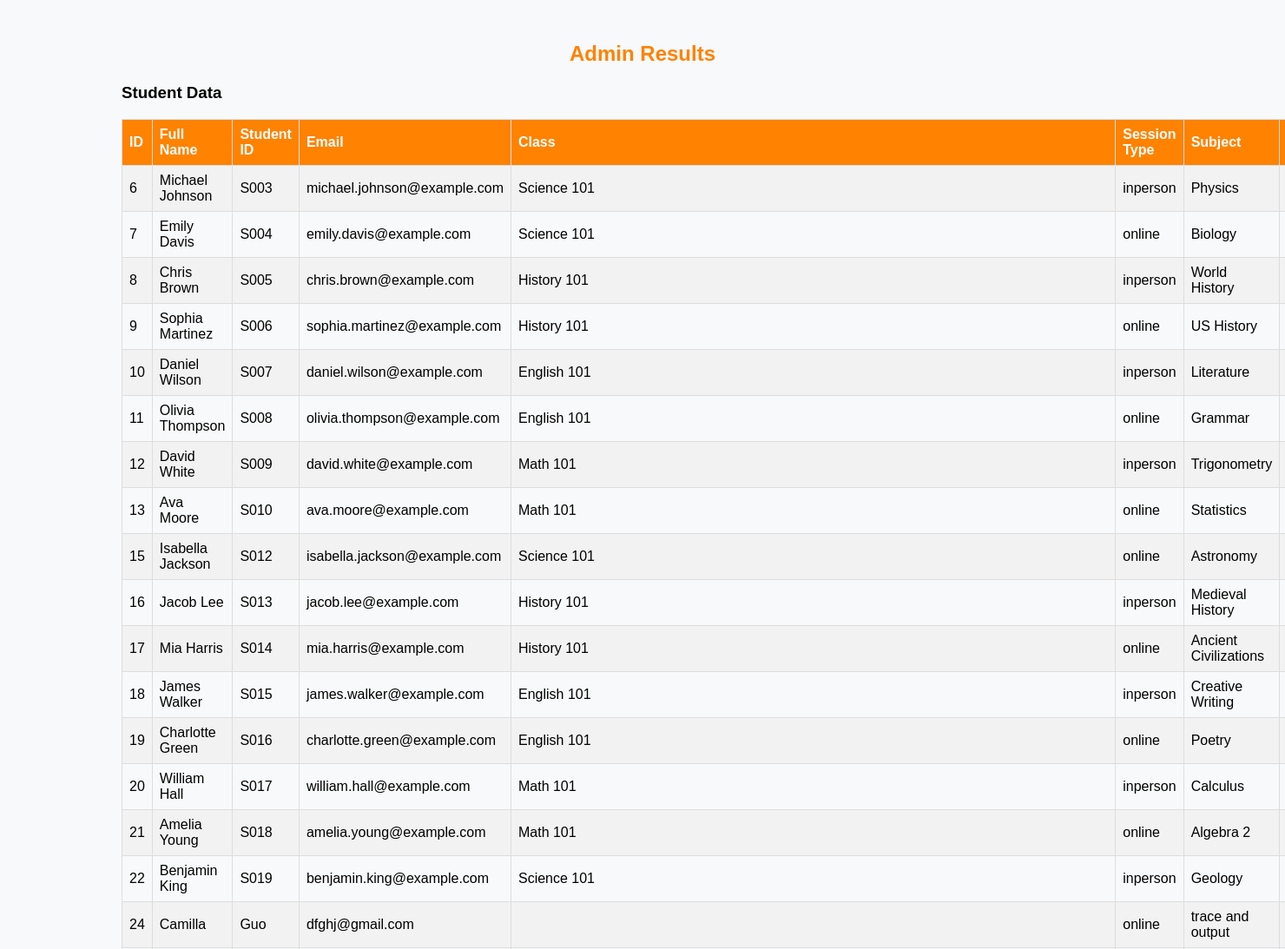
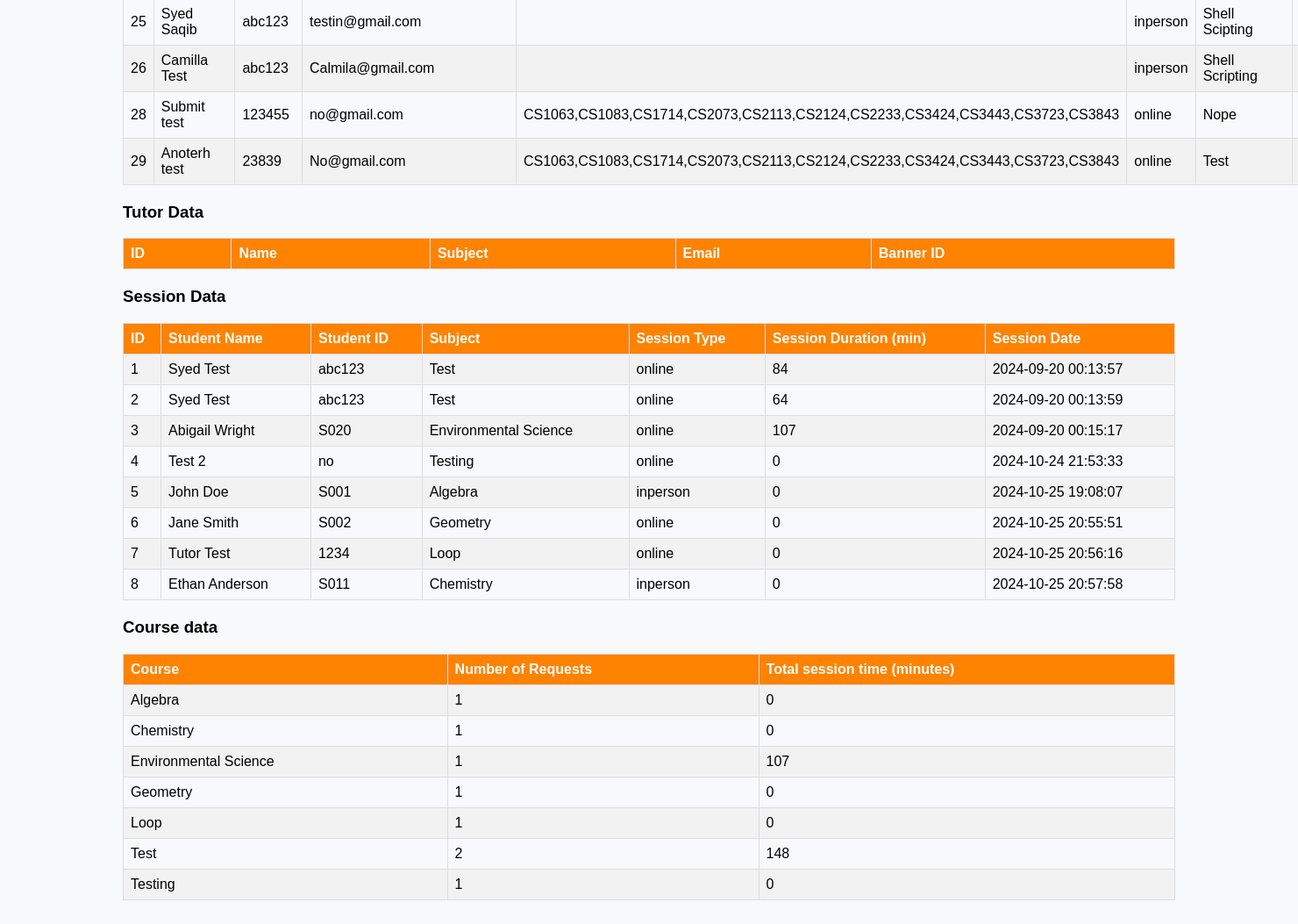
The app's page /results.php with its own data (2 pictures, top to bottom).
### tables this page shows
CREATE TABLE `students` (
  `id` int(11) NOT NULL,
  `full_name` varchar(255) NOT NULL,
  `student_id` varchar(50) NOT NULL,
  `email` varchar(255) NOT NULL,
  `class` varchar(100) NOT NULL,
  `session_type` varchar(20) NOT NULL,
  `subject` varchar(255) NOT NULL,
  `submission_time` timestamp NOT NULL DEFAULT current_timestamp(),
  `assigned_tutor` int(11) DEFAULT NULL
);

CREATE TABLE `tutor_sessions` (
  `id` int(11) NOT NULL,
  `student_name` varchar(255) DEFAULT NULL,
  `student_id` varchar(50) DEFAULT NULL,
  `subject` varchar(255) DEFAULT NULL,
  `session_type` varchar(20) DEFAULT NULL,
  `session_duration` int(11) DEFAULT NULL,
  `session_date` timestamp NOT NULL DEFAULT current_timestamp()
);

### results.php (the view, shortened to what this page needs)
<?php
require 'db_connect.php';
$studentsQuery = "SELECT * FROM students";
$studentsStmt = $conn->prepare($studentsQuery);
$studentsStmt->execute();
$students = $studentsStmt->fetchAll(PDO::FETCH_ASSOC);
$sessionsQuery = "SELECT * FROM tutor_sessions";
$sessionsStmt = $conn->prepare($sessionsQuery);
$sessionsStmt->execute();
$sessions = $sessionsStmt->fetchAll(PDO::FETCH_ASSOC);
?>
<!DOCTYPE html>
<html lang="en">
<head>
</head>
<body>
<div class="container">
    <h2>Admin Results</h2>
    <h3>Student Data</h3>
    <table>
        <tr>
            <th>ID</th>
            <th>Full Name</th>
            <th>Student ID</th>
            <th>Email</th>
            <th>Class</th>
            <th>Session Type</th>
            <th>Subject</th>
            <th>Submission Time</th>
        </tr>
        <?php foreach ($students as $student): ?>
        <tr>
            <td><?php echo $student['id']; ?></td>
            <td><?php echo htmlspecialchars($student['full_name']); ?></td>
            <td><?php echo htmlspecialchars($student['student_id']); ?></td>
            <td><?php echo htmlspecialchars($student['email']); ?></td>
            <td><?php echo htmlspecialchars($student['class']); ?></td>
            <td><?php echo htmlspecialchars($student['session_type']); ?></td>
            <td><?php echo htmlspecialchars($student['subject']); ?></td>
            <td><?php echo $student['submission_time']; ?></td>
        </tr>
        <?php endforeach; ?>
    </table>
    <h3>Tutor Data</h3>
    <table>
        <tr>
            <th>ID</th>
            <th>Name</th>
            <th>Subject</th>
            <th>Email</th>
            <th>Banner ID</th>
        </tr>
    </table>
    <h3>Session Data</h3>
    <table>
        <tr>
            <th>ID</th>
            <th>Student Name</th>
            <th>Student ID</th>
            <th>Subject</th>
            <th>Session Type</th>
            <th>Session Duration (min)</th>
            <th>Session Date</th>
        </tr>
        <?php foreach ($sessions as $session): ?>
        <tr>
            <td><?php echo $session['id']; ?></td>
            <td><?php echo htmlspecialchars($session['student_name']); ?></td>
            <td><?php echo htmlspecialchars($session['student_id']); ?></td>
            <td><?php echo htmlspecialchars($session['subject']); ?></td>
            <td><?php echo htmlspecialchars($session['session_type']); ?></td>
            <td><?php echo htmlspecialchars($session['session_duration']); ?></td>
            <td><?php echo $session['session_date']; ?></td>
        </tr>
        <?php endforeach; ?>
    </table>
    <h3>Course data</h3>
    <table>
        <tr>
            <th>Course</th>
            <th>Number of Requests</th>
            <th>Total session time (minutes)</th>
        </tr>
        <?php
            $sql = "SELECT subject, COUNT(*) AS session_count, SUM(session_duration) AS total_duration
            FROM tutor_sessions
            GROUP BY subject";
            $result = $conn->query($sql);
            if ($result->rowCount() > 0) {
                while($row = $result->fetch(PDO::FETCH_ASSOC)) {
                    echo "<tr>";
                    echo "<td>" . htmlspecialchars($row["subject"]) . "</td>";
                    echo "<td>" . htmlspecialchars($row["session_count"]) . "</td>";
                    echo "<td>" . htmlspecialchars($row["total_duration"]) . "</td>";
                    echo "</tr>";
                }
            } else {
                echo "<tr><td colspan='3'>No data available</td></tr>";
            }
        ?>
    </table>
</div>
</body>
</html>

### results.php (style rules this page uses)
body { font-family: Arial, sans-serif; background-color: #f8f9fa; padding: 20px; }
.container { max-width: 1200px; margin: 0 auto; }
h2 { text-align: center; color: #ff8200; margin-bottom: 20px; }
table { width: 100%; border-collapse: collapse; margin-bottom: 20px; }
table, th, td { border: 1px solid #ddd; padding: 8px; text-align: left; }
th { background-color: #ff8200; color: white; }
tr:nth-child(even) { background-color: #f2f2f2; }

### records on screen
students: id "6", full_name "Michael Johnson", student "S003", email "michael.johnson@example.com", class "Science 101", session_type "inperson", subject "Physics"
students: id "7", full_name "Emily Davis", student "S004", email "emily.davis@example.com", class "Science 101", session_type "online", subject "Biology"
students: id "8", full_name "Chris Brown", student "S005", email "chris.brown@example.com", class "History 101", session_type "inperson", subject "World History"
students: id "9", full_name "Sophia Martinez", student "S006", email "sophia.martinez@example.com", class "History 101", session_type "online", subject "US History"
students: id "10", full_name "Daniel Wilson", student "S007", email "daniel.wilson@example.com", class "English 101", session_type "inperson", subject "Literature"
students: id "11", full_name "Olivia Thompson", student "S008", email "olivia.thompson@example.com", class "English 101", session_type "online", subject "Grammar"
students: id "12", full_name "David White", student "S009", email "david.white@example.com", class "Math 101", session_type "inperson", subject "Trigonometry"
students: id "13", full_name "Ava Moore", student "S010", email "ava.moore@example.com", class "Math 101", session_type "online", subject "Statistics"
students: id "15", full_name "Isabella Jackson", student "S012", email "isabella.jackson@example.com", class "Science 101", session_type "online", subject "Astronomy"
students: id "16", full_name "Jacob Lee", student "S013", email "jacob.lee@example.com", class "History 101", session_type "inperson", subject "Medieval History"
students: id "17", full_name "Mia Harris", student "S014", email "mia.harris@example.com", class "History 101", session_type "online", subject "Ancient Civilizations"
students: id "18", full_name "James Walker", student "S015", email "james.walker@example.com", class "English 101", session_type "inperson", subject "Creative Writing"
students: id "19", full_name "Charlotte Green", student "S016", email "charlotte.green@example.com", class "English 101", session_type "online", subject "Poetry"
students: id "20", full_name "William Hall", student "S017", email "william.hall@example.com", class "Math 101", session_type "inperson", subject "Calculus"
students: id "21", full_name "Amelia Young", student "S018", email "amelia.young@example.com", class "Math 101", session_type "online", subject "Algebra 2"
students: id "22", full_name "Benjamin King", student "S019", email "benjamin.king@example.com", class "Science 101", session_type "inperson", subject "Geology"
students: id "24", full_name "Camilla", student "Guo", email "dfghj@gmail.com", session_type "online", subject "trace and output"
students: id "25", full_name "Syed Saqib", student "abc123", email "testin@gmail.com", session_type "inperson", subject "Shell Scipting"
students: id "26", full_name "Camilla Test", student "abc123", email "Calmila@gmail.com", session_type "inperson", subject "Shell Scripting"
students: id "28", full_name "Submit test", student "123455", email "no@gmail.com", class "CS1063,CS1083,CS1714,CS2073,CS2113,CS2124,CS2233,CS3424,CS3443,CS3723,CS3843", session_type "online", subject "Nope"
students: id "29", full_name "Anoterh test", student "23839", email "No@gmail.com", class "CS1063,CS1083,CS1714,CS2073,CS2113,CS2124,CS2233,CS3424,CS3443,CS3723,CS3843", session_type "online", subject "Test"
tutor_sessions: id "1", student_name "Syed Test", student "abc123", subject "Test", session_type "online", session_duration "84", session_date "2024-09-20 00:13:57"
tutor_sessions: id "2", student_name "Syed Test", student "abc123", subject "Test", session_type "online", session_duration "64", session_date "2024-09-20 00:13:59"
tutor_sessions: id "3", student_name "Abigail Wright", student "S020", subject "Environmental Science", session_type "online", session_duration "107", session_date "2024-09-20 00:15:17"
tutor_sessions: id "4", student_name "Test 2", student "no", subject "Testing", session_type "online", session_duration "0", session_date "2024-10-24 21:53:33"
tutor_sessions: id "5", student_name "John Doe", student "S001", subject "Algebra", session_type "inperson", session_duration "0", session_date "2024-10-25 19:08:07"
tutor_sessions: id "6", student_name "Jane Smith", student "S002", subject "Geometry", session_type "online", session_duration "0", session_date "2024-10-25 20:55:51"
tutor_sessions: id "7", student_name "Tutor Test", student "1234", subject "Loop", session_type "online", session_duration "0", session_date "2024-10-25 20:56:16"
tutor_sessions: id "8", student_name "Ethan Anderson", student "S011", subject "Chemistry", session_type "inperson", session_duration "0", session_date "2024-10-25 20:57:58"

### other values on screen
$row["subject"] "Algebra"
$row["session_count"] "1"
$row["total_duration"] "0"
$row["subject"] "Chemistry"
$row["subject"] "Environmental Science"
$row["total_duration"] "107"
$row["subject"] "Geometry"
$row["subject"] "Loop"
$row["subject"] "Test"
$row["session_count"] "2"
$row["total_duration"] "148"
$row["subject"] "Testing"
